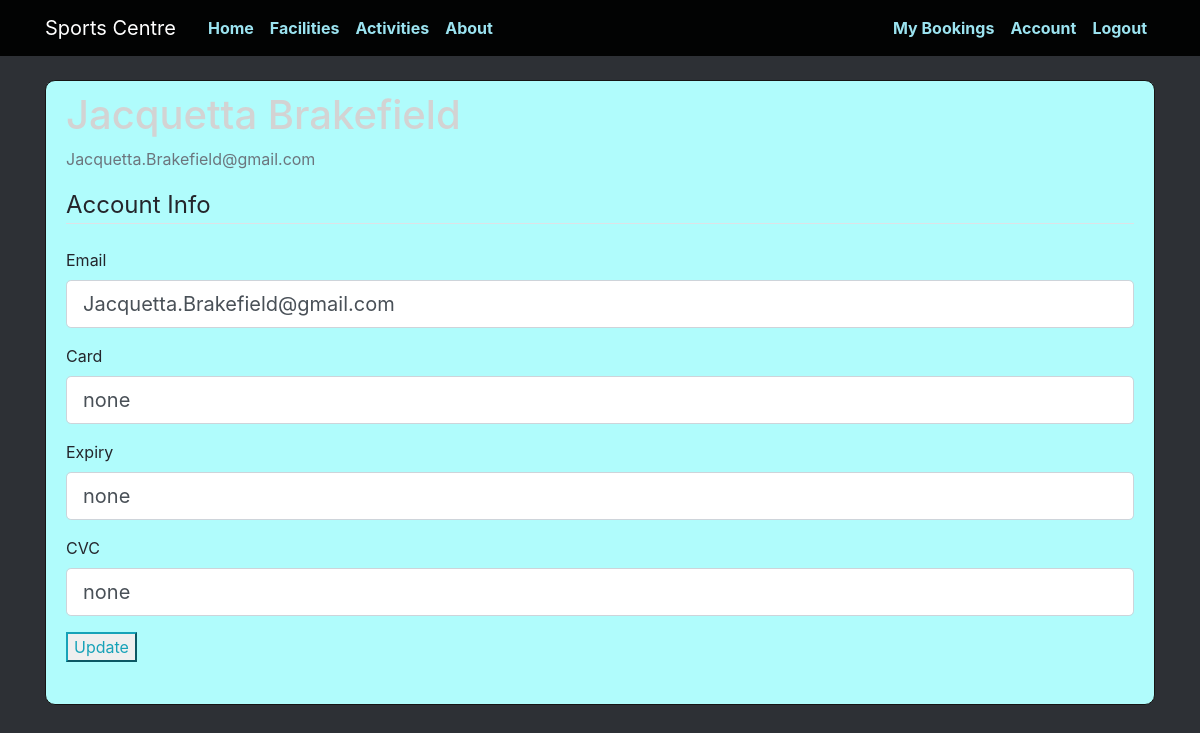
Page /account (signed in) on the committed database.
### app/models.py (models this page shows)
class User(db.Model, UserMixin):
  id = db.Column(db.Integer, primary_key=True)
  name = db.Column(db.String(100), nullable=False)
  email = db.Column(db.String(100), unique=True, nullable=False)
  password = db.Column(db.String(50), nullable=False)
  user_type = db.Column(db.Integer, default=1)
  card_number = db.Column(db.String, default="none")
  card_expiry = db.Column(db.String, default="none")
  card_CVC = db.Column(db.String, default="none")

### app/views.py (the view)
@app.route('/account', methods=['GET', 'POST'])
@login_required
def account():
  form = UpdateAccountForm()
  if form.validate_on_submit():
    current_user.email = form.email.data
    if is_integer_sequence(form.card_number.data, 16) and is_integer_sequence(form.card_expiry.data, 4) and is_integer_sequence(form.card_CVC.data, 3):
      current_user.card_number = form.card_number.data
      current_user.card_expiry = form.card_expiry.data
      current_user.card_CVC = form.card_CVC.data
      db.session.commit()
      flash('Account has been updated', 'success')
    else:
      flash('Invalid card details', 'danger')
    return redirect(url_for('account'))
  elif request.method == 'GET':
    form.email.data = current_user.email
    form.card_number.data = current_user.card_number
    form.card_expiry.data = current_user.card_expiry
    form.card_CVC.data = current_user.card_CVC
  return render_template('account.html', title="Account", form=form)

### app/forms.py (shortened to what this page needs)
class UpdateAccountForm(Form):
  email = StringField('Email', validators=[DataRequired(), Email()])
  card_number = StringField('Card')
  card_expiry = StringField('Expiry')
  card_CVC = StringField('CVC')
  submit = SubmitField('Update')

### app/models.py (called while the page is built)
@login_manager.user_loader
def load_user(user_id):
  return User.query.get(int(user_id))

### app/templates/account.html (shortened to what this page needs)
{% extends "index.html" %}
{% block content %}
  <div class="content-section">
    <div class="media">
      <div class="media-body">
        <h2 class="account-heading">{{ current_user.name }}</h2>
        <p class="text-secondary">{{ current_user.email }}</p>
      </div>
    </div>
    <form method="POST" cation="">
      <fieldset class="form-group">
        <legend class="border-bottom mb-4">Account Info</legend>
        <div class="form-group">
          {{ form.email.label(class="form-control-label") }}
          {% if form.email.errors %}
            {{ form.email(class="form-control form-control-lg is-invalid") }}
            <div class="inalid-feedback">
              {% for error in form.email.errors %}
                <span>{{ error }}</span>
              {% endfor %}
            </div>
          {% else %}
            {{ form.email(class="form-control form-control-lg") }}
          {% endif %}
        </div>
        <div class="form-group">
          {{ form.card_number.label(class="form-control-label") }}
          {% if form.card_number.errors %}
            {{ form.card_number(class="form-control form-control-lg is-invalid") }}
            <div class="inalid-feedback">
              {% for error in form.card_number.errors %}
                <span>{{ error }}</span>
              {% endfor %}
            </div>
          {% else %}
            {{ form.card_number(class="form-control form-control-lg") }}
          {% endif %}
        </div>
        <div class="form-group">
          {{ form.card_expiry.label(class="form-control-label") }}
          {% if form.card_expiry.errors %}
            {{ form.card_expiry(class="form-control form-control-lg is-invalid") }}
            <div class="inalid-feedback">
              {% for error in form.card_expiry.errors %}
                <span>{{ error }}</span>
              {% endfor %}
            </div>
          {% else %}
            {{ form.card_expiry(class="form-control form-control-lg") }}
          {% endif %}
        </div>
        <div class="form-group">
          {{ form.card_CVC.label(class="form-control-label") }}
          {% if form.card_CVC.errors %}
            {{ form.card_CVC(class="form-control form-control-lg is-invalid") }}
            <div class="inalid-feedback">
              {% for error in form.card_CVC.errors %}
                <span>{{ error }}</span>
              {% endfor %}
            </div>
          {% else %}
            {{ form.card_CVC(class="form-control form-control-lg") }}
          {% endif %}
        </div>
      <div class="form-group">
        {{ form.submit(class="btw btn-outline-info") }}
      </div>
    </form>
  </div>
{% endblock %}

### app/static/style.css (style rules this page uses)
body { background: rgb(45, 48, 53); color: rgb(36, 37, 43); margin-top: 5rem; }
h2 { color: lightgrey; }
.content-section { background: #b0fcfc; padding: 10px 20px; border: 1px solid #161515; border-radius: 10px; margin-bottom: 15px; }
.account-heading { font-size: 2.5rem; }

### rows in the picture
User: email "Jacquetta.Brakefield@gmail.com", card_number "none", card_expiry "none", card_CVC "none"
